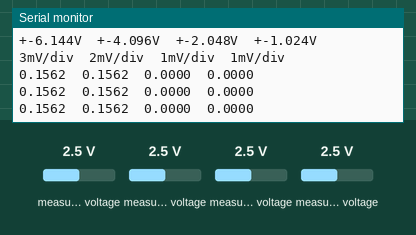
Bench run of a sketch on a simulated Arduino Uno, built with avr-gcc and run on an emulated ATmega328P. Parts: the last lines printed to the serial monitor. The test bench sets the inputs (shaded band); at power-on: measured voltage 2.5 V.

Above: at 1.2 s.
1.3 s: measured voltage (sensor 200) set to 0.1 V
At 2.0 s:
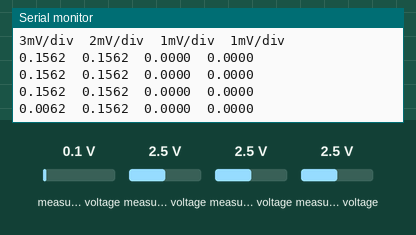
2.8 s: measured voltage (sensor 201) set to 0.1 V
At 3.6 s:
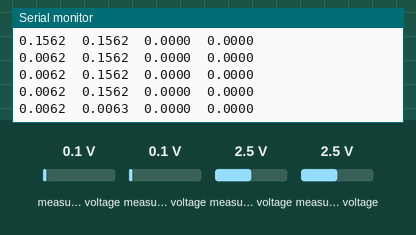
4.3 s: measured voltage (sensor 202) set to 0.1 V
At 4.3 s:
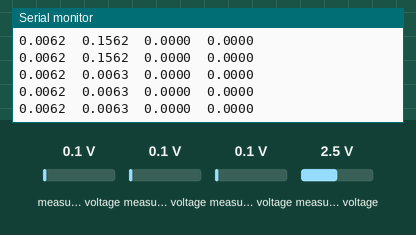
5.8 s: measured voltage (sensor 203) set to 1.2 V
At 5.8 s:
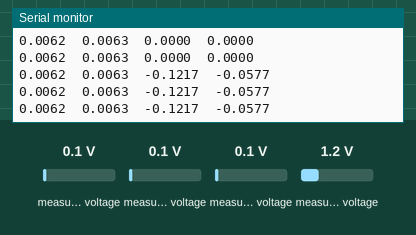
7.3 s: measured voltage (sensor 200) set to 1.2 V
At 7.3 s:
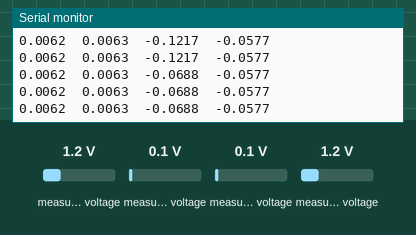
8.8 s: measured voltage (sensor 201) set to 1.2 V
At 9.2 s:
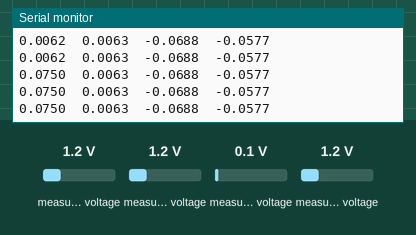
Timing chart, 0 to 11.8 s (numbered marks = the images above; inputs shaded):
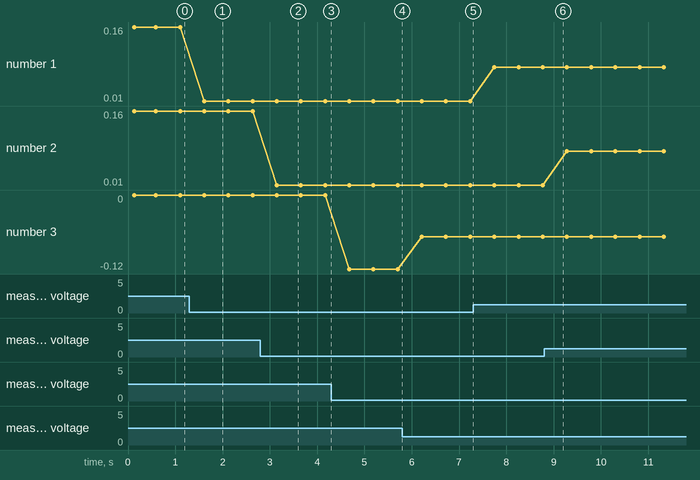

Measured:
- after the input at 1.3 s, the serial monitor: prints a new line after 0.31 s (image 1)
- after the input at 2.8 s, the serial monitor: prints a new line after 0.35 s (image 2)
- plotted number 1: 0.16 → 0.01 after the input at 1.3 s, 0.01 → 0.07 after the input at 7.3 s
- plotted number 2: 0.16 → 0.01 after the input at 2.8 s
- plotted number 3: 0 → -0.12 after the input at 4.3 s, -0.12 → -0.07 after the input at 5.8 s

The sketch:

reprogramableGain.ino
```cpp
/*
***This chart gain comparison chart is from Adafruit
The ADC input range (or gain) can be changed via the following
functions, but be careful never to exceed VDD +0.3V max, or to
exceed the upper and lower limits if you adjust the input range!
Setting these values incorrectly may destroy your ADC!
                                                               ADS1015  ADS1115
                                                               -------  -------
ads.setGain(GAIN_TWOTHIRDS);  // 2/3x gain +/- 6.144V  1 bit = 3mV      0.1875mV (default)
ads.setGain(GAIN_ONE);        // 1x gain   +/- 4.096V  1 bit = 2mV      0.125mV
ads.setGain(GAIN_TWO);        // 2x gain   +/- 2.048V  1 bit = 1mV      0.0625mV
ads.setGain(GAIN_FOUR);       // 4x gain   +/- 1.024V  1 bit = 0.5mV    0.03125mV
ads.setGain(GAIN_EIGHT);      // 8x gain   +/- 0.512V  1 bit = 0.25mV   0.015625mV
ads.setGain(GAIN_SIXTEEN);    // 16x gain  +/- 0.256V  1 bit = 0.125mV  0.0078125mV
*/


/*
The point of this demo is to show a way to directly return
a decimal float value with configurable gain in a single
understandable line.

The content of this test will be measuring two potentiometers at different gain
levels in single ended mode (one signal wire) and in differential (two signal wires
subtracted) in negative direction and show reprogramming gain on the fly.
The various gain levels will scale 11 unsigned bits over positive voltages or 12
signed bits of resolution over positive and negative voltage across the input
range that corresponds to your gain setting. So I'll see a different ADC value at
each gain but the conversion will convert the value to a float correctly anyway
using the provided gain argument to choose a multiplier.

My test signals are two potentiometers left and right, left configured to 1.0V,
the right configured to 1.5V.
Three gain settings at 2/3, 1, and 2 will be tested, and these voltage values
are within these safe input limits for their corresponding gain setting.
channel   = label               = actual input voltage          = resulting voltage
channel 1 = right potentiometer = 1.008 (aim ~1.0V)             = 1.0200
channel 2 = left potentiometer  = 1.515 (aim ~1.5V)             = 1.5120
channel 3 = positive diff input =  ~1.0V result -0.485 (~-0.5V) = -0.4920
channel 4 = negative diff input =  ~1.5V result -0.485 (~-0.5V) = -0.4920


test run results captured from serial monitor

rightGain2/3	leftGain1	diff2-3GainX2	diff2-3GainX4
+-6.144V	+-4.096V	+-2.048V	+-1.024V
3mV/div	2mV/div	1mV/div	1mV/div
1.0200	1.5120	-0.4920	-0.4920
1.0200	1.5120	-0.4920	-0.4920
1.0200	1.5120	-0.4920	-0.4920
1.0200	1.5120	-0.4920	-0.4920
1.0200	1.5120	-0.4920	-0.4920
1.0200	1.5120	-0.4920	-0.4920
1.0200	1.5120	-0.4920	-0.4920
1.0200	1.5120	-0.4920	-0.4920
1.0200	1.5120	-0.4920	-0.4920
1.0200	1.5120	-0.4920	-0.4920
1.0200	1.5120	-0.4920	-0.4920
1.0200	1.5120	-0.4920	-0.4920


as a double checking measure that column three and four
aren't just printing the same value because of some mistake, I've
rerun the same test but with a print statement inserted into the
voltage conversion function to show the raw ADC value.
Serial.print(adcVal);
Serial.print(',');


rightGain2/3	leftGain1	diff2-3GainX2	diff2-3GainX4
+-6.144V	+-4.096V	+-2.048V	+-1.024V
3mV/div	2mV/div	1mV/div	1mV/div
337,1.0110	749,1.4980	-487,-0.4870	-974,-0.4870
337,1.0110	749,1.4980	-487,-0.4870	-975,-0.4875
337,1.0110	749,1.4980	-488,-0.4880	-975,-0.4875
337,1.0110	749,1.4980	-487,-0.4870	-975,-0.4875
337,1.0110	749,1.4980	-488,-0.4880	-975,-0.4875
337,1.0110	750,1.5000	-488,-0.4880	-975,-0.4875
337,1.0110	750,1.5000	-488,-0.4880	-975,-0.4875
337,1.0110	750,1.5000	-488,-0.4880	-975,-0.4875
337,1.0110	750,1.5000	-488,-0.4880	-975,-0.4875
337,1.0110	750,1.5000	-488,-0.4880	-975,-0.4875
337,1.0110	750,1.5000	-488,-0.4880	-975,-0.4875
337,1.0110	750,1.5000	-488,-0.4880	-976,-0.4880
337,1.0110	750,1.5000	-488,-0.4880	-976,-0.4880


*/

#include <Wire.h>
#include <Adafruit_ADS1015.h>


Adafruit_ADS1015 adc15Bit;

const int potRightGain23 = 0,
     potLeftGain1= 1,
     diff_rightMinusLeftGainTWO = 1,
     diff_rightMinusLeftGainFOUR = 1;


void setup() {
    Serial.begin(9600);

    adc15Bit.begin();

    Serial.print("rightGain2/3\t");
    Serial.print("leftGain1\t");
    Serial.print("diff2-3GainX2\t");
    Serial.println("diff2-3GainX4");

    Serial.print("+-6.144V\t");
    Serial.print("+-4.096V\t");
    Serial.print("+-2.048V\t");
    Serial.println("+-1.024V");

    Serial.print("3mV/div\t");
    Serial.print("2mV/div\t");
    Serial.print("1mV/div\t");
    Serial.println("1mV/div");
}


void loop() {
    float voltage = 0.0;
    voltage = getVoltageWGain(potRightGain23, GAIN_TWOTHIRDS, 0);
    Serial.print(voltage, 4);
    Serial.print("\t");

    voltage = getVoltageWGain(potLeftGain1, GAIN_ONE, 0);
    Serial.print(voltage, 4);
    Serial.print("\t");

    voltage = getVoltageWGain(diff_rightMinusLeftGainTWO, GAIN_TWO, 1);
    Serial.print(voltage, 4);
    Serial.print("\t");

    voltage = getVoltageWGain(diff_rightMinusLeftGainFOUR, GAIN_FOUR, 1);
    Serial.print(voltage, 4);

    Serial.println();

    delay(500);
}


/*
Arguments:
channel: choose the channel number, 0-3 in single ended, and 0-1 in differential
gain: determines how to interpret the channel argument and chooose between using
    single ended or differential class funtions and which appropriate one to use.
    Also chooses the appropriate multiplier for conversion from an ADC value to
    voltage.
single0_diff1: Boolean value for choosing between measuring a single ended signal
    and a differential signal. Choose 0 for single ended and 1 for differential.
                Single ended: channels directly correspond to actual ADC channels
                differential: channel 0 is differential between 0-1, and 1 is between 2-3


GAIN_TWOTHIRDS   2/3x gain +/- 6.144V  1 bit = 3mV    (default)
GAIN_ONE         1x gain   +/- 4.096V  1 bit = 2mV
GAIN_TWO         2x gain   +/- 2.048V  1 bit = 1mV
GAIN_FOUR        4x gain   +/- 1.024V  1 bit = 0.5mV
GAIN_EIGHT       8x gain   +/- 0.512V  1 bit = 0.25mV
GAIN_SIXTEEN     16x gain  +/- 0.256V  1 bit = 0.125mV
*/
float getVoltageWGain(int channel, adsGain_t gain, bool single0_diff1){
    int16_t adcVal = 0;

    adc15Bit.setGain(gain);

    //read from the desired channel in single ended or differential
    //differential 0-1 is channel 0 and differential 2-3 is channel 1
    if(!single0_diff1){
        adcVal = adc15Bit.readADC_SingleEnded(channel);
    }
    else {
        if(channel % 2 == 0)adcVal = adc15Bit.readADC_Differential_0_1();
        else adcVal = adc15Bit.readADC_Differential_2_3();
    }

    //convert adc value to voltage using appropriate multiplier based on gain
    switch(gain){
        case GAIN_TWOTHIRDS:
            return adcVal * 0.1875 / 1000;
        break;
        case GAIN_ONE:
            return adcVal * 0.125 / 1000;
        break;
        case GAIN_TWO:
            return adcVal * 0.0625 / 1000;
        break;
        case GAIN_FOUR:
            return adcVal * 0.03125 / 1000;
        break;
        case GAIN_EIGHT:
            return adcVal * 0.015625 / 1000;
        break;
        case GAIN_SIXTEEN:
            return adcVal * 0.0078125 / 1000;
        break;
        default:
            return 0.0;
        break;
    }
}
```
